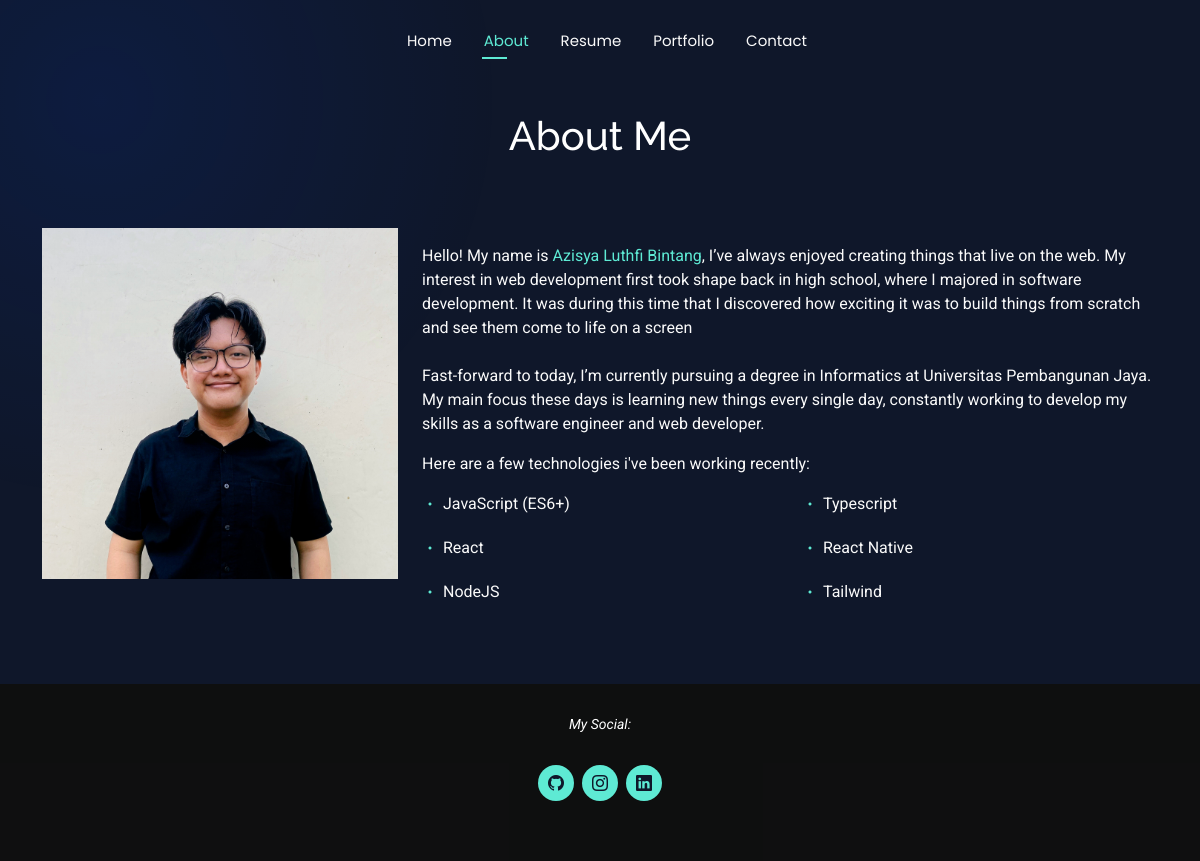
Page /about.php on the committed database.
### tables this page shows
CREATE TABLE `about` (
  `id` int NOT NULL,
  `name` varchar(255) NOT NULL,
  `description` text NOT NULL,
  `technologies` text
);

### about.php (the view, shortened to what this page needs)
<?php
include './connection.php';
$sql = "SELECT * FROM about LIMIT 1";
$result = $conn->query($sql);
$name = $bio = $education = "";
$skills = [];
if ($result->num_rows > 0) {
    $row = $result->fetch_assoc();
    $name = $row['name'];
    $description = $row['description'];
    $skills = explode(",", $row['technologies']);
} else {
    echo "No data found!";
}
$query = "SELECT `name`, link FROM `social-link`";
$res = $conn->query($query);
$socialLinks = [];
if ($res->num_rows > 0) {
    while ($row = $res->fetch_assoc()) {
        $socialLinks[$row['name']] = $row['link'];
    }
}
?>
<!DOCTYPE html>
<html lang="en">
  <head>
    <link
      href="assets/vendor/bootstrap/css/bootstrap.min.css"
      rel="stylesheet"
    />
    <link
      href="assets/vendor/bootstrap-icons/bootstrap-icons.css"
      rel="stylesheet"
    />
    <link href="assets/vendor/aos/aos.css" rel="stylesheet" />
    <link href="assets/vendor/swiper/swiper-bundle.min.css" rel="stylesheet" />
    <link
      href="assets/vendor/glightbox/css/glightbox.min.css"
      rel="stylesheet"
    />
    <link href="assets/css/main.css" rel="stylesheet" />
    <link rel="stylesheet" href="assets/css/custom.css" />
  </head>
  <body class="about-page">
    <header id="header" class="header d-flex align-items-center fixed-top">
      <div
        class="container-fluid container-xl position-relative d-flex align-items-center justify-content-center"
      >
        <nav id="navmenu" class="navmenu">
          <ul>
            <li><a href="index.php">Home</a></li>
            <li><a href="about.php" class="active">About</a></li>
            <li><a href="resume.php">Resume</a></li>
            <li><a href="portfolio.php">Portfolio</a></li>
            <li><a href="contact.php">Contact</a></li>
          </ul>
        </nav>
      </div>
    </header>
    <main class="main">
      <div class="page-title pt-3" data-aos="fade">
        <div class="mt-5 pt-5">
          <div class="container">
            <div class="row d-flex justify-content-center text-center">
              <div class="col-lg-8">
                <h1>About Me</h1>
              </div>
            </div>
          </div>
        </div>
      </div>
      <section id="about" class="about section">
        <div class="container" data-aos="fade-up" data-aos-delay="100">
          <div class="row gy-4 justify-content-center">
            <div class="col-lg-4">
              <img src="assets/img/profile-img.jpg" class="img-fluid" alt="" />
            </div>
            <div class="col-lg-8 content">
              <p class="pt-3">
                Hello! My name is
                <span class="highlight-text"><?php echo htmlspecialchars($name); ?></span>,
                <?php echo($description); ?>
              </p>
              <p>Here are a few technologies i've been working recently:</p>
              <div class="row">
                <?php
                  $half = ceil(count($skills) / 2);
                  $leftSkills = array_slice($skills, 0, $half);
                  $rightSkills = array_slice($skills, $half);
                ?>
                <div class="col-lg-6">
                  <ul>
                    <?php foreach ($leftSkills as $skill) : ?>
                      <li><i class="bi bi-dot"></i><?php echo htmlspecialchars($skill); ?></li>
                    <?php endforeach; ?>
                  </ul>
                </div>
                <div class="col-lg-6">
                  <ul>
                    <?php foreach ($rightSkills as $skill) : ?>
                      <li><i class="bi bi-dot"></i><?php echo htmlspecialchars($skill); ?></li>
                    <?php endforeach; ?>
                  </ul>
                </div>
              </div>
            </div>
          </div>
        </div>
      </section>
    </main>
    <footer id="footer" class="footer dark-background">
      <div class="container">
        <p>My Social:</p>
        <div class="social-links d-flex justify-content-center">
          <a target="_blank" href="<?= $socialLinks['github'] ?>"><i class="bi bi-github"></i></a>
          <a target="_blank" href="<?= $socialLinks['instagram'] ?>"><i class="bi bi-instagram"></i></a>
          <a target="_blank" href="<?= $socialLinks['linkedin'] ?>"><i class="bi bi-linkedin"></i></a>
        </div>
      </div>
    </footer>
  </body>
</html>

### assets/css/main.css (style rules this page uses)
:root { --default-font: "Roboto", system-ui, -apple-system, "Segoe UI", Roboto, "Helvetica Neue", Arial, "Noto Sans", "Liberation Sans", sans-serif, "Apple Color Emoji", "Segoe UI Emoji", "Segoe UI Symbol", "Noto Color Emoji"; --heading-font: "Raleway", sans-serif; --nav-font: "Poppins", sans-serif; }
:root { --background-color: #0f172a; --default-color: #fafafa; --heading-color: #ffffff; --accent-color: #5eead4; --surface-color: #1a1a1a; --contrast-color: #0f172a; }
:root { --nav-color: #fafafa; --nav-hover-color: #5eead4; --nav-mobile-background-color: #1a1a1a; --nav-dropdown-background-color: #1a1a1a; --nav-dropdown-color: #fafafa; --nav-dropdown-hover-color: #5eead4; }
.dark-background { --background-color: rgba(15, 15, 15, 0.975); --default-color: #ffffff; --heading-color: #ffffff; --surface-color: #292929f9; --contrast-color: #0f172a; }
:root { scroll-behavior: smooth; }
body { color: var(--default-color); background-color: var(--background-color); font-family: var(--default-font); }
a { color: var(--accent-color); text-decoration: none; transition: 0.3s; }
h1, h2, h3, h4, h5, h6 { color: var(--heading-color); font-family: var(--heading-font); }
.header { --background-color: rgba(0, 0, 0, 0); color: var(--default-color); background-color: var(--background-color); padding: 15px 0; transition: all 0.5s; z-index: 997; }
@media (min-width: 1200px) { .navmenu { padding: 0; } }
@media (min-width: 1200px) { .navmenu ul { margin: 0; padding: 0; display: flex; list-style: none; align-items: center; } }
@media (min-width: 1200px) { .navmenu li { position: relative; } }
@media (min-width: 1200px) { .navmenu>ul>li { white-space: nowrap; padding: 15px 14px; } }
@media (min-width: 1200px) { .navmenu>ul>li:last-child { padding-right: 0; } }
@media (min-width: 1200px) { .navmenu a, .navmenu a:focus { color: var(--nav-color); font-size: 15px; padding: 0 2px; font-family: var(--nav-font); font-weight: 400; display: flex; align-items: center; justify-content: space-between; white-space: nowrap; transition: 0.3s; position: relative; } }
@media (min-width: 1200px) { .navmenu>ul>li>a:before { content: ""; position: absolute; height: 2px; bottom: -6px; left: 0; background-color: var(--nav-hover-color); visibility: hidden; width: 0px; transition: all 0.3s ease-in-out 0s; } }
@media (min-width: 1200px) { .navmenu a:hover:before, .navmenu li:hover>a:before, .navmenu .active:before { visibility: visible; width: 25px; } }
@media (min-width: 1200px) { .navmenu li:hover>a, .navmenu .active, .navmenu .active:focus { color: var(--nav-hover-color); } }
.footer { color: var(--default-color); background-color: var(--background-color); font-size: 14px; text-align: center; padding: 30px 0; position: relative; }
.footer p { font-size: 15; font-style: italic; padding: 0; margin: 0 0 30px 0; }
.footer .social-links { margin: 0 0 30px 0; }
.footer .social-links a { font-size: 16px; display: flex; align-items: center; justify-content: center; background: var(--accent-color); color: var(--contrast-color); line-height: 1; margin: 0 4px; border-radius: 50%; text-align: center; width: 36px; height: 36px; transition: 0.3s; }
.page-title { color: var(--default-color); background-color: var(--background-color); position: relative; }
section, .section { color: var(--default-color); background-color: var(--background-color); padding: 60px 0; scroll-margin-top: 100px; overflow: clip; }
.about .content ul { list-style: none; padding: 0; }
.about .content ul li { margin-bottom: 20px; display: flex; align-items: center; }
.about .content ul i { font-size: 16px; margin-right: 5px; color: var(--accent-color); line-height: 0; }

### assets/css/custom.css (style rules this page uses)
body { position: relative; }
body::before { content: ""; position: fixed; top: 0; left: 0; width: 100%; height: 100%; pointer-events: none; background: radial-gradient( 1000px circle at var(--cursor-x, 100px) var(--cursor-y, 100px), rgba(0, 76, 255, 0.1), transparent 40% ); transition: background-position 0.05s ease-out, opacity 0.3s ease-out; opacity: var(--glow-opacity, 1); z-index: 2; }
.highlight-text { color: #5eead4; }

### rows in the picture
about: name "Azisya Luthfi Bintang", description "I’ve always enjoyed creating things that live on the web. My interest in web development first took shape back in high school, where I majored in software development. It was during this time that I discovered how exciting it was to build things from scratch and see them come to life on a screen Fast-forward to today, I’m currently pursuing a degree in Informatics at Universitas Pembangunan Jaya. My main focus these days is learning new things every single day, constantly working to develop my skills as a software engineer and web developer.", technologies "JavaScript (ES6+)", technologies "React", technologies "NodeJS", technologies "Typescript", technologies "React Native", technologies "Tailwind"
